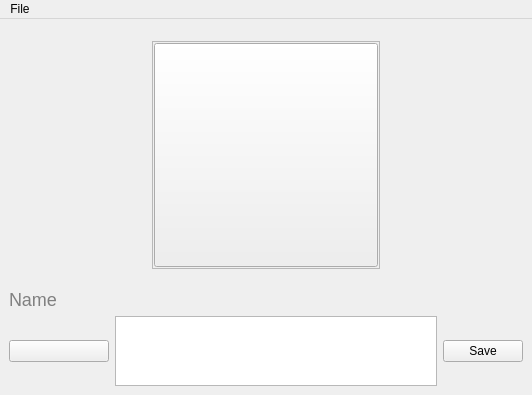
<?xml version="1.0" encoding="UTF-8"?>
<ui version="4.0">
 <class>ProfileWindow</class>
 <widget class="QMainWindow" name="ProfileWindow">
  <property name="geometry">
   <rect>
    <x>0</x>
    <y>0</y>
    <width>532</width>
    <height>395</height>
   </rect>
  </property>
  <property name="windowTitle">
   <string>Profile</string>
  </property>
  <widget class="QWidget" name="centralwidget">
   <layout class="QVBoxLayout" name="verticalLayout">
    <item>
     <spacer name="verticalSpacer_2">
      <property name="orientation">
       <enum>Qt::Vertical</enum>
      </property>
      <property name="sizeHint" stdset="0">
       <size>
        <width>20</width>
        <height>40</height>
       </size>
      </property>
     </spacer>
    </item>
    <item>
     <layout class="QHBoxLayout" name="horizontalLayout_2">
      <item>
       <spacer name="horizontalSpacer_2">
        <property name="orientation">
         <enum>Qt::Horizontal</enum>
        </property>
        <property name="sizeHint" stdset="0">
         <size>
          <width>40</width>
          <height>20</height>
         </size>
        </property>
       </spacer>
      </item>
      <item>
       <widget class="QFrame" name="frame">
        <property name="minimumSize">
         <size>
          <width>228</width>
          <height>228</height>
         </size>
        </property>
        <property name="maximumSize">
         <size>
          <width>228</width>
          <height>2288</height>
         </size>
        </property>
        <property name="frameShape">
         <enum>QFrame::StyledPanel</enum>
        </property>
        <property name="frameShadow">
         <enum>QFrame::Raised</enum>
        </property>
        <widget class="QToolButton" name="selectPictureButton">
         <property name="geometry">
          <rect>
           <x>2</x>
           <y>2</y>
           <width>224</width>
           <height>224</height>
          </rect>
         </property>
         <property name="minimumSize">
          <size>
           <width>224</width>
           <height>224</height>
          </size>
         </property>
         <property name="text">
          <string/>
         </property>
         <property name="icon">
          <iconset>
           <normaloff>../../../../../../../../../../../usr/share/icons/hicolor/216x216/hildon/general_avatar2.png</normaloff>../../../../../../../../../../../usr/share/icons/hicolor/216x216/hildon/general_avatar2.png</iconset>
         </property>
         <property name="iconSize">
          <size>
           <width>216</width>
           <height>216</height>
          </size>
         </property>
        </widget>
       </widget>
      </item>
      <item>
       <spacer name="horizontalSpacer">
        <property name="orientation">
         <enum>Qt::Horizontal</enum>
        </property>
        <property name="sizeHint" stdset="0">
         <size>
          <width>40</width>
          <height>20</height>
         </size>
        </property>
       </spacer>
      </item>
     </layout>
    </item>
    <item>
     <spacer name="verticalSpacer">
      <property name="orientation">
       <enum>Qt::Vertical</enum>
      </property>
      <property name="sizeHint" stdset="0">
       <size>
        <width>20</width>
        <height>40</height>
       </size>
      </property>
     </spacer>
    </item>
    <item>
     <widget class="QLabel" name="nLabel">
      <property name="styleSheet">
       <string notr="true">font-size:18px;color:gray</string>
      </property>
      <property name="text">
       <string>Name</string>
      </property>
     </widget>
    </item>
    <item>
     <layout class="QHBoxLayout" name="horizontalLayout">
      <item>
       <widget class="QPushButton" name="selectEmojiButton">
        <property name="enabled">
         <bool>true</bool>
        </property>
        <property name="sizePolicy">
         <sizepolicy hsizetype="Minimum" vsizetype="Fixed">
          <horstretch>0</horstretch>
          <verstretch>0</verstretch>
         </sizepolicy>
        </property>
        <property name="minimumSize">
         <size>
          <width>100</width>
          <height>0</height>
         </size>
        </property>
        <property name="maximumSize">
         <size>
          <width>16777215</width>
          <height>16777215</height>
         </size>
        </property>
        <property name="text">
         <string/>
        </property>
        <property name="icon">
         <iconset>
          <normaloff>../../../../../../../../../../../usr/share/yappari/icons/48x48/81-23.png</normaloff>../../../../../../../../../../../usr/share/yappari/icons/48x48/81-23.png</iconset>
        </property>
        <property name="iconSize">
         <size>
          <width>48</width>
          <height>48</height>
         </size>
        </property>
       </widget>
      </item>
      <item>
       <widget class="ChatTextEdit" name="textEdit">
        <property name="maximumSize">
         <size>
          <width>16777215</width>
          <height>70</height>
         </size>
        </property>
       </widget>
      </item>
      <item>
       <widget class="QPushButton" name="saveButton">
        <property name="maximumSize">
         <size>
          <width>150</width>
          <height>16777215</height>
         </size>
        </property>
        <property name="text">
         <string>Save</string>
        </property>
       </widget>
      </item>
     </layout>
    </item>
   </layout>
  </widget>
  <widget class="QMenuBar" name="menuBar">
   <property name="geometry">
    <rect>
     <x>0</x>
     <y>0</y>
     <width>532</width>
     <height>25</height>
    </rect>
   </property>
   <widget class="QMenu" name="menuFile">
    <property name="title">
     <string>File</string>
    </property>
    <addaction name="actionRemovePhoto"/>
   </widget>
   <addaction name="menuFile"/>
  </widget>
  <action name="actionRemovePhoto">
   <property name="text">
    <string>Remove Photo</string>
   </property>
  </action>
 </widget>
 <customwidgets>
  <customwidget>
   <class>ChatTextEdit</class>
   <extends>QTextEdit</extends>
   <header>Gui/chattextedit.h</header>
  </customwidget>
 </customwidgets>
 <resources/>
 <connections/>
</ui>
